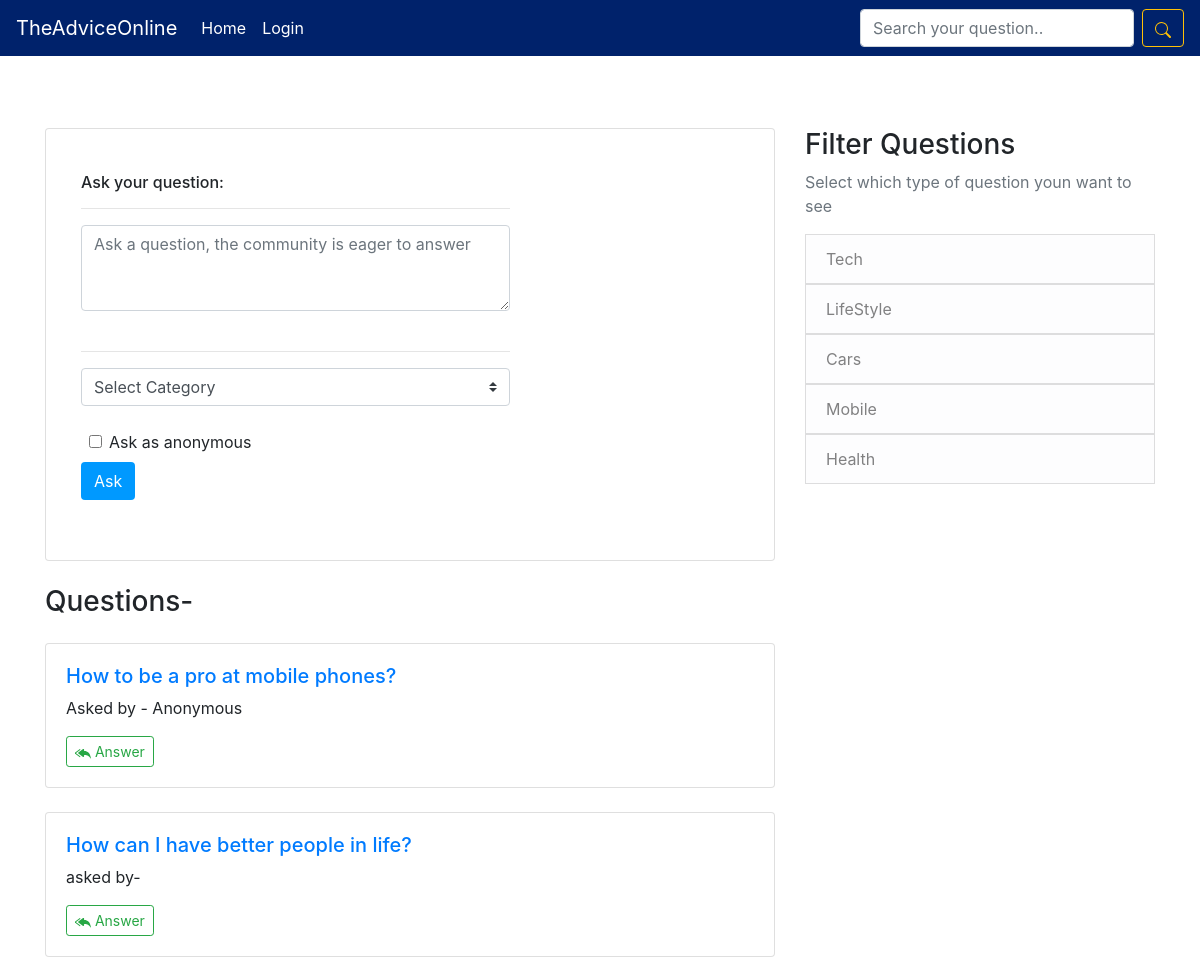
The app's page / (upper part), older data.
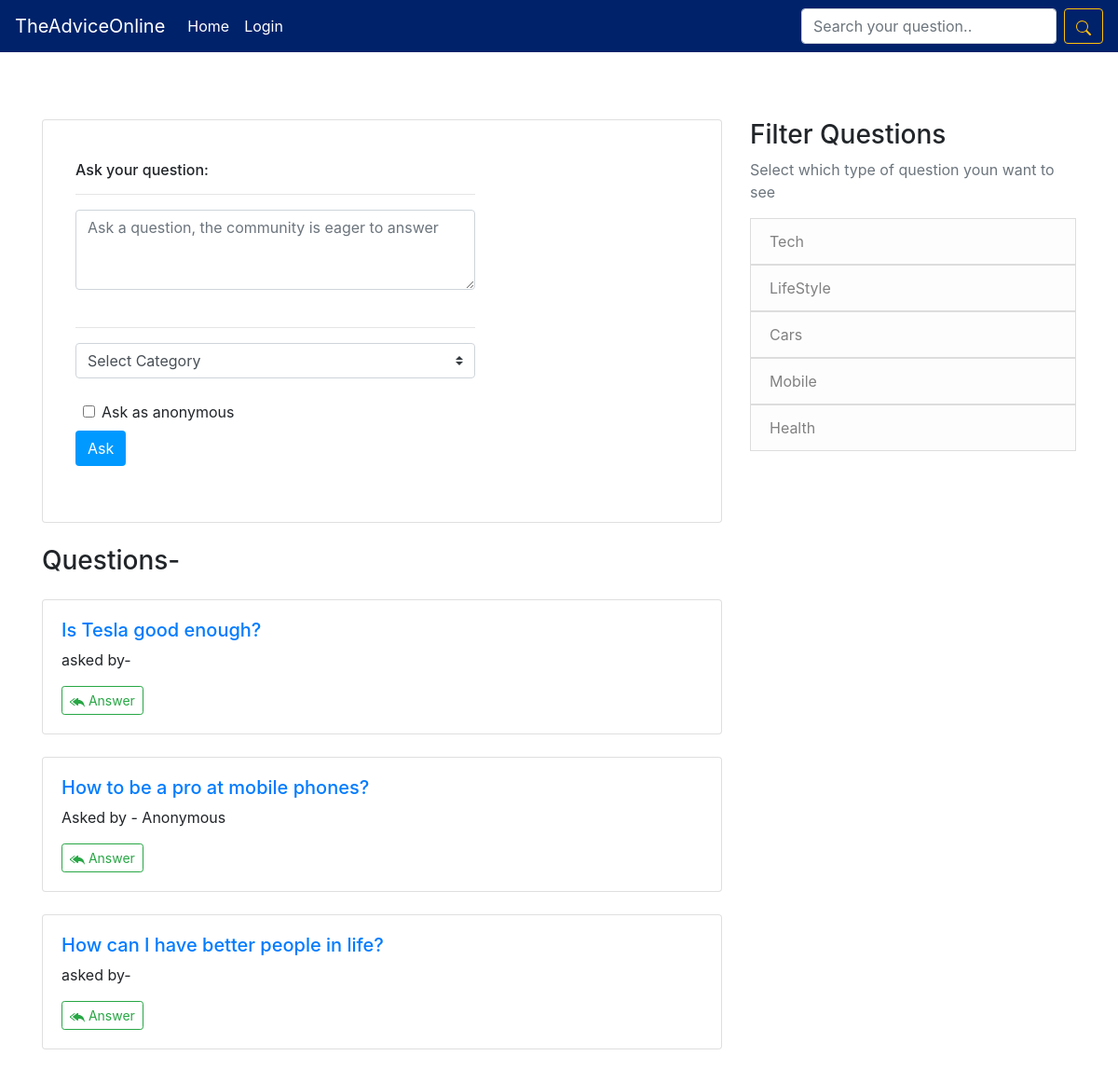
The same page, newer data.
### question/models.py (models this page shows, shortened)
class Question(models.Model):
    asked_by = models.ForeignKey(User, on_delete=models.CASCADE)
    the_question = models.TextField()
    asked_when = models.DateTimeField(auto_now_add=True)
    question_category = models.CharField(max_length=30)
    is_anonymous = models.BooleanField(default=False)

class category(models.Model):
    cat = models.CharField(max_length=30)

### question/views.py (the view)
# urls.py: path('', views.home, name='home'),
def home(request):
    questions_set = Question.objects.all().order_by('-asked_when')
    if request.method == 'POST':
        the_question = request.POST.get('the_question')
        if sentence_tester(the_question):
            pass
        else:
            messages.error(request, 'Please try asking a meaningful question!')
            return redirect('/')
        category = request.POST.get('category')
        if category == 'Select Category':
            messages.error(request, "Please select a category properly!")
            return redirect('/')
        is_ann = request.POST.get('is_ann')
        if is_ann == 'on':
            is_ann = True
        else:
            is_ann = False
        if((the_question.strip())):
            obj = Question(asked_by=request.user, the_question=the_question, question_category=category, is_anonymous=is_ann)
            obj.save()
            return render(request, 'question/home.html', {'questions_set': questions_set})
        else:
            messages.error(request, "A question can't be empty")
            return redirect('/')
    elif request.method == 'GET':
        cats = c.objects.all()
        return render(request, 'question/home.html', {'questions_set': questions_set, 'cats': cats})

### templates/question/home.html (shortened to what this page needs)
{% extends "base.html" %}
{% block main_content %}
<br><br><br>
<div class="card">
  <div class="card-body">
    <form action="{% url 'home' %}" method="post">
      <div class="container my-4">
        <div class="row">
          <div class="col-md-8">
            <h6>Ask your question:</h6>
            <hr size="30px">
            <textarea class="form-control" name="the_question" cols="25" rows="3"
              placeholder="Ask a question, the community is eager to answer"></textarea><br>
            <hr size="30px">
            <div class="container">
              <div class="row">
                <div class="input-group mb-3">
                  <select class="custom-select" id="inputGroupSelect01" name="category">
                    <option selected>Select Category</option>
                  </select>
                </div>
                <div class="form-check form-switch ml-2 mt-2">
                  <input class="form-check-input" type="checkbox" name="is_ann" id="flexSwitchCheckChecked">
                  <label class="form-check-label" for="flexSwitchCheckChecked">Ask as anonymous</label>
                </div>
              </div>
            </div>
            <div class="form-group mt-2">
              <button class="btn" style="background-color: #0099FF;color:white; position: relative;"
                type="submit">Ask</button>
            </div>
          </div>
        </div>
      </div>
    </form>
  </div>
</div>
<br>
<h3>Questions-</h3>
{% for q in questions_set %}
<div class="card mt-4">
  <div class="card-body">
    <h5><a href="{% url 'answer' q.pk %}">{{q.the_question}}</a> </h5>
    {% if q.is_anonymous %}
    <p>Asked by - Anonymous</p>
    {% else %}
    <p>asked by- </p>
      {% endif %}
    <a href="{% url 'answer' q.pk %}" class="btn btn-outline-success btn-sm">
      Answer</a>
  </div>
</div>
{% endfor %}
{% endblock main_content %}

### templates/base.html (shortened to what this page needs)
<!DOCTYPE html>
<html>
<head>
    <link rel="stylesheet" href="https://cdn.jsdelivr.net/npm/bootstrap@4.6.0/dist/css/bootstrap.min.css">
</head>
<body>
    <nav class="navbar navbar-expand-lg navbar-dark bg-pial">
        <a class="navbar-brand" href="{% url 'home' %}">TheAdviceOnline</a>
        <div class="collapse navbar-collapse" id="navbarSupportedContent">
            <ul class="navbar-nav mr-auto">
                <li class="nav-item active">
                    <a class="nav-link" href="{% url 'home' %}">Home <span class="sr-only">(current)</span></a>
                </li>
                {% if user.is_authenticated %}
                <li class="nav-item active">
                  <a class="nav-link" href="{% url 'profile_handler' user.pk %}">Profile <span class="sr-only">(current)</span></a>
                </li>
                {% else %}
                <li class="nav-item active">
                  <a class="nav-link" href="{% url 'account_login' %}">Login <span class="sr-only">(current)</span></a>
                </li>
                {% endif %}
            </ul>
            <form action="{% url 'search' %}" class="form-inline my-2 my-lg-0" method="post">
                <input class="form-control mr-sm-2" type="search" name="search" placeholder="Search your question.." aria-label="Search">
                <button class="btn btn-outline-warning my-2 my-sm-0" type="submit"></button>
            </form>
        </div>
    </nav>
 <main role="main" class="container">
      <div class="row">
        <div class="col-lg-8">
          {% block main_content %}{% endblock main_content %}
        </div>
        <div class="col-lg-4 mt-4">
        <br> <br>
          <div class="content-section">
            {% if unanswered %}
          <h3>More</h3>
          <p class='text-muted'>You may also like to answer these questions too!
              <ul class="list-group">
                {% for i in unanswered %}
                  <a href="{% url 'sub_question' i.pk %}"><li class="list-group-item list-group-item-light">{{i.the_sub_question}}</li></a>
                {% endfor %}
              </ul>
            </p>
            {% else %}
            <h3>Filter Questions</h3>
            <p class='text-muted'>Select which type of question youn want to see
              <ul class="list-group">
              {% for x in cats %}
                <a href="{% url 'search2' x.pk %}"><li class="list-group-item list-group-item-light">{{x.cat}}</li></a>
              {% endfor %}
              </ul>
            </p>
            {% endif %}
          </div>
        </div>
      </div>
    </main>
</body>

Row changes from the older to the newer data that the page shows:
added Question: the_question "Is Tesla good enough?"
